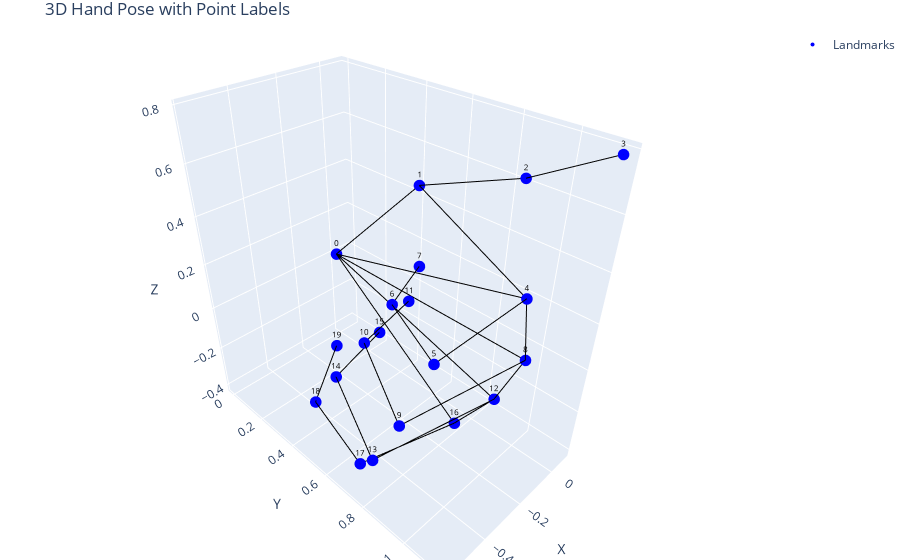
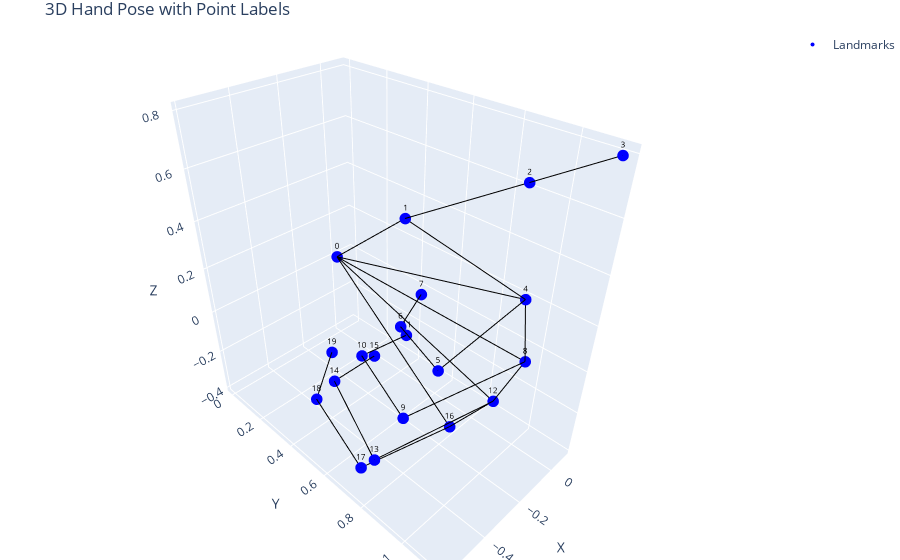

Notebook code for these charts, in order:
### Code cell
from random import randint

hands = hand_landmarks_by_angles(angles, morphology)

i = randint(0, 1000)

plot_3d_hand(y[i])
plot_3d_hand(hands[i])

### Figure 1 — Plotly figure (JSON) as saved in the notebook; plotly's stock layout.template omitted (floating-point values rounded to 4 significant figures)
{"data": [{"marker": {"color": "blue", "size": 4}, "mode": "markers+text", "name": "Landmarks", "text": ["0", "1", "2", "3", "4", "5", "6", "7", "8", "9", "10", "11", "12", "13", "14", "15", "16", "17", "18", "19"], "textfont": {"color": "black", "size": 8}, "textposition": "top center", "type": "scatter3d", "x": [0.0, -0.08164, -0.01459, 0.0878, 0.0, -0.4439, -0.3549, -0.1462, -1.863e-17, -0.549, -0.4152, -0.2031, -0.03742, -0.5847, -0.4757, -0.2789, -0.09641, -0.53, -0.5212, -0.3802], "y": [0.0, 0.5508, 0.9135, 1.146, 0.9687, 0.9556, 0.6949, 0.6203, 1.0, 0.9189, 0.6234, 0.6266, 0.918, 0.8347, 0.5371, 0.557, 0.7883, 0.7101, 0.4642, 0.4334], "z": [0.0, 0.5431, 0.6661, 0.7793, 0.2483, 0.2308, 0.2668, 0.2833, -7.819e-18, 0.02478, 0.1012, 0.1675, -0.2188, -0.1726, -0.06907, 0.03223, -0.3993, -0.3408, -0.212, -0.04294]}, {"line": {"color": "black", "width": 2}, "mode": "lines", "showlegend": false, "type": "scatter3d", "x": [0, -0.08164], "y": [0, 0.5508], "z": [0, 0.5431]}, {"line": {"color": "black", "width": 2}, "mode": "lines", "showlegend": false, "type": "scatter3d", "x": [-0.08164, -0.01459], "y": [0.5508, 0.9135], "z": [0.5431, 0.6661]}, {"line": {"color": "black", "width": 2}, "mode": "lines", "showlegend": false, "type": "scatter3d", "x": [-0.01459, 0.0878], "y": [0.9135, 1.146], "z": [0.6661, 0.7793]}, {"line": {"color": "black", "width": 2}, "mode": "lines", "showlegend": false, "type": "scatter3d", "x": [0, 0], "y": [0, 0.9687], "z": [0, 0.2483]}, {"line": {"color": "black", "width": 2}, "mode": "lines", "showlegend": false, "type": "scatter3d", "x": [0, -0.4439], "y": [0.9687, 0.9556], "z": [0.2483, 0.2308]}, {"line": {"color": "black", "width": 2}, "mode": "lines", "showlegend": false, "type": "scatter3d", "x": [-0.4439, -0.3549], "y": [0.9556, 0.6949], "z": [0.2308, 0.2668]}, {"line": {"color": "black", "width": 2}, "mode": "lines", "showlegend": false, "type": "scatter3d", "x": [-0.3549, -0.1462], "y": [0.6949, 0.6203], "z": [0.2668, 0.2833]}, {"line": {"color": "black", "width": 2}, "mode": "lines", "showlegend": false, "type": "scatter3d", "x": [0, -1.863e-17], "y": [0, 1.0], "z": [0, -7.819e-18]}, {"line": {"color": "black", "width": 2}, "mode": "lines", "showlegend": false, "type": "scatter3d", "x": [-1.863e-17, -0.549], "y": [1.0, 0.9189], "z": [-7.819e-18, 0.02478]}, {"line": {"color": "black", "width": 2}, "mode": "lines", "showlegend": false, "type": "scatter3d", "x": [-0.549, -0.4152], "y": [0.9189, 0.6234], "z": [0.02478, 0.1012]}, {"line": {"color": "black", "width": 2}, "mode": "lines", "showlegend": false, "type": "scatter3d", "x": [-0.4152, -0.2031], "y": [0.6234, 0.6266], "z": [0.1012, 0.1675]}, {"line": {"color": "black", "width": 2}, "mode": "lines", "showlegend": false, "type": "scatter3d", "x": [0, -0.03742], "y": [0, 0.918], "z": [0, -0.2188]}, {"line": {"color": "black", "width": 2}, "mode": "lines", "showlegend": false, "type": "scatter3d", "x": [-0.03742, -0.5847], "y": [0.918, 0.8347], "z": [-0.2188, -0.1726]}, {"line": {"color": "black", "width": 2}, "mode": "lines", "showlegend": false, "type": "scatter3d", "x": [-0.5847, -0.4757], "y": [0.8347, 0.5371], "z": [-0.1726, -0.06907]}, {"line": {"color": "black", "width": 2}, "mode": "lines", "showlegend": false, "type": "scatter3d", "x": [-0.4757, -0.2789], "y": [0.5371, 0.557], "z": [-0.06907, 0.03223]}, {"line": {"color": "black", "width": 2}, "mode": "lines", "showlegend": false, "type": "scatter3d", "x": [0, -0.09641], "y": [0, 0.7883], "z": [0, -0.3993]}, {"line": {"color": "black", "width": 2}, "mode": "lines", "showlegend": false, "type": "scatter3d", "x": [-0.09641, -0.53], "y": [0.7883, 0.7101], "z": [-0.3993, -0.3408]}, {"line": {"color": "black", "width": 2}, "mode": "lines", "showlegend": false, "type": "scatter3d", "x": [-0.53, -0.5212], "y": [0.7101, 0.4642], "z": [-0.3408, -0.212]}, {"line": {"color": "black", "width": 2}, "mode": "lines", "showlegend": false, "type": "scatter3d", "x": [-0.5212, -0.3802], "y": [0.4642, 0.4334], "z": [-0.212, -0.04294]}, {"line": {"color": "black", "width": 2}, "mode": "lines", "showlegend": false, "type": "scatter3d", "x": [-0.08164, 0], "y": [0.5508, 0.9687], "z": [0.5431, 0.2483]}, {"line": {"color": "black", "width": 2}, "mode": "lines", "showlegend": false, "type": "scatter3d", "x": [0, -1.863e-17], "y": [0.9687, 1.0], "z": [0.2483, -7.819e-18]}, {"line": {"color": "black", "width": 2}, "mode": "lines", "showlegend": false, "type": "scatter3d", "x": [-1.863e-17, -0.03742], "y": [1.0, 0.918], "z": [-7.819e-18, -0.2188]}, {"line": {"color": "black", "width": 2}, "mode": "lines", "showlegend": false, "type": "scatter3d", "x": [-0.03742, -0.09641], "y": [0.918, 0.7883], "z": [-0.2188, -0.3993]}], "layout": {"margin": {"b": 0, "l": 0, "r": 0, "t": 30}, "scene": {"xaxis": {"autorange": "reversed", "title": {"text": "X"}}, "yaxis": {"title": {"text": "Y"}}, "zaxis": {"title": {"text": "Z"}}}, "title": {"text": "3D Hand Pose with Point Labels"}}}

### Figure 2 — Plotly figure (JSON) as saved in the notebook; plotly's stock layout.template omitted (floating-point values rounded to 4 significant figures)
{"data": [{"marker": {"color": "blue", "size": 4}, "mode": "markers+text", "name": "Landmarks", "text": ["0", "1", "2", "3", "4", "5", "6", "7", "8", "9", "10", "11", "12", "13", "14", "15", "16", "17", "18", "19"], "textfont": {"color": "black", "size": 8}, "textposition": "top center", "type": "scatter3d", "x": [0.0, -0.1774, -0.009935, 0.09299, 0.0003948, -0.4463, -0.3427, -0.1425, 0.001309, -0.5438, -0.4265, -0.2104, -0.04698, -0.5924, -0.4881, -0.2751, -0.1284, -0.5642, -0.5409, -0.3625], "y": [0.0, 0.5776, 0.9255, 1.144, 0.9655, 0.9739, 0.7211, 0.6296, 1.0, 0.9283, 0.62, 0.6241, 0.9218, 0.8494, 0.5385, 0.5215, 0.7908, 0.7502, 0.4946, 0.3765], "z": [0.0, 0.4803, 0.6701, 0.7904, 0.2568, 0.2305, 0.1973, 0.181, 0.005066, 0.07156, 0.0612, 0.03053, -0.2091, -0.143, -0.06943, -0.0915, -0.3829, -0.2902, -0.1519, -0.108]}, {"line": {"color": "black", "width": 2}, "mode": "lines", "showlegend": false, "type": "scatter3d", "x": [0, -0.1774], "y": [0, 0.5776], "z": [0, 0.4803]}, {"line": {"color": "black", "width": 2}, "mode": "lines", "showlegend": false, "type": "scatter3d", "x": [-0.1774, -0.009935], "y": [0.5776, 0.9255], "z": [0.4803, 0.6701]}, {"line": {"color": "black", "width": 2}, "mode": "lines", "showlegend": false, "type": "scatter3d", "x": [-0.009935, 0.09299], "y": [0.9255, 1.144], "z": [0.6701, 0.7904]}, {"line": {"color": "black", "width": 2}, "mode": "lines", "showlegend": false, "type": "scatter3d", "x": [0, 0.0003948], "y": [0, 0.9655], "z": [0, 0.2568]}, {"line": {"color": "black", "width": 2}, "mode": "lines", "showlegend": false, "type": "scatter3d", "x": [0.0003948, -0.4463], "y": [0.9655, 0.9739], "z": [0.2568, 0.2305]}, {"line": {"color": "black", "width": 2}, "mode": "lines", "showlegend": false, "type": "scatter3d", "x": [-0.4463, -0.3427], "y": [0.9739, 0.7211], "z": [0.2305, 0.1973]}, {"line": {"color": "black", "width": 2}, "mode": "lines", "showlegend": false, "type": "scatter3d", "x": [-0.3427, -0.1425], "y": [0.7211, 0.6296], "z": [0.1973, 0.181]}, {"line": {"color": "black", "width": 2}, "mode": "lines", "showlegend": false, "type": "scatter3d", "x": [0, 0.001309], "y": [0, 1.0], "z": [0, 0.005066]}, {"line": {"color": "black", "width": 2}, "mode": "lines", "showlegend": false, "type": "scatter3d", "x": [0.001309, -0.5438], "y": [1.0, 0.9283], "z": [0.005066, 0.07156]}, {"line": {"color": "black", "width": 2}, "mode": "lines", "showlegend": false, "type": "scatter3d", "x": [-0.5438, -0.4265], "y": [0.9283, 0.62], "z": [0.07156, 0.0612]}, {"line": {"color": "black", "width": 2}, "mode": "lines", "showlegend": false, "type": "scatter3d", "x": [-0.4265, -0.2104], "y": [0.62, 0.6241], "z": [0.0612, 0.03053]}, {"line": {"color": "black", "width": 2}, "mode": "lines", "showlegend": false, "type": "scatter3d", "x": [0, -0.04698], "y": [0, 0.9218], "z": [0, -0.2091]}, {"line": {"color": "black", "width": 2}, "mode": "lines", "showlegend": false, "type": "scatter3d", "x": [-0.04698, -0.5924], "y": [0.9218, 0.8494], "z": [-0.2091, -0.143]}, {"line": {"color": "black", "width": 2}, "mode": "lines", "showlegend": false, "type": "scatter3d", "x": [-0.5924, -0.4881], "y": [0.8494, 0.5385], "z": [-0.143, -0.06943]}, {"line": {"color": "black", "width": 2}, "mode": "lines", "showlegend": false, "type": "scatter3d", "x": [-0.4881, -0.2751], "y": [0.5385, 0.5215], "z": [-0.06943, -0.0915]}, {"line": {"color": "black", "width": 2}, "mode": "lines", "showlegend": false, "type": "scatter3d", "x": [0, -0.1284], "y": [0, 0.7908], "z": [0, -0.3829]}, {"line": {"color": "black", "width": 2}, "mode": "lines", "showlegend": false, "type": "scatter3d", "x": [-0.1284, -0.5642], "y": [0.7908, 0.7502], "z": [-0.3829, -0.2902]}, {"line": {"color": "black", "width": 2}, "mode": "lines", "showlegend": false, "type": "scatter3d", "x": [-0.5642, -0.5409], "y": [0.7502, 0.4946], "z": [-0.2902, -0.1519]}, {"line": {"color": "black", "width": 2}, "mode": "lines", "showlegend": false, "type": "scatter3d", "x": [-0.5409, -0.3625], "y": [0.4946, 0.3765], "z": [-0.1519, -0.108]}, {"line": {"color": "black", "width": 2}, "mode": "lines", "showlegend": false, "type": "scatter3d", "x": [-0.1774, 0.0003948], "y": [0.5776, 0.9655], "z": [0.4803, 0.2568]}, {"line": {"color": "black", "width": 2}, "mode": "lines", "showlegend": false, "type": "scatter3d", "x": [0.0003948, 0.001309], "y": [0.9655, 1.0], "z": [0.2568, 0.005066]}, {"line": {"color": "black", "width": 2}, "mode": "lines", "showlegend": false, "type": "scatter3d", "x": [0.001309, -0.04698], "y": [1.0, 0.9218], "z": [0.005066, -0.2091]}, {"line": {"color": "black", "width": 2}, "mode": "lines", "showlegend": false, "type": "scatter3d", "x": [-0.04698, -0.1284], "y": [0.9218, 0.7908], "z": [-0.2091, -0.3829]}], "layout": {"margin": {"b": 0, "l": 0, "r": 0, "t": 30}, "scene": {"xaxis": {"autorange": "reversed", "title": {"text": "X"}}, "yaxis": {"title": {"text": "Y"}}, "zaxis": {"title": {"text": "Z"}}}, "title": {"text": "3D Hand Pose with Point Labels"}}}
